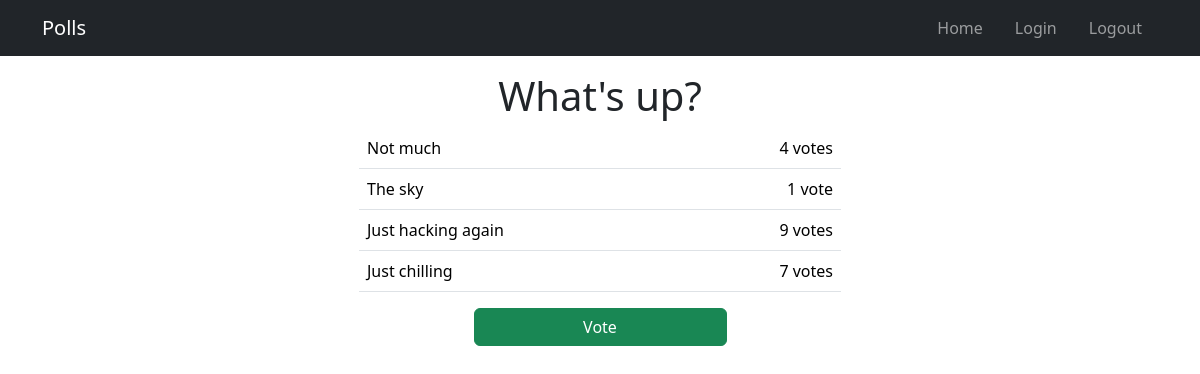
/1/results/, run on the app's committed database.
### main/models.py (models this page shows, shortened)
class Question(models.Model):
    question_text = models.CharField(max_length=200)
    pub_date = models.DateTimeField("date published")

class Choice(models.Model):
    question = models.ForeignKey(Question, on_delete=models.CASCADE)
    choice_text = models.CharField(max_length=200)
    votes = models.IntegerField(default=0)

### main/views.py (the view)
# urls.py: path("<int:question_id>/results/", views.results, name="results"),
def results(request, question_id):
    question = get_object_or_404(Question, pk=question_id)
    return render(request, "main/results.html", {"question": question})

### main/templates/main/results.html
{% extends "main/base.html" %}
{% block content %}
    <div class="container px-5">
        <h1 class="text-center">{{ question.question_text }}</h1>
        <div class="container d-grid col-12 col-md-10 col-lg-6">
            <table class="table">
                {% for choice in question.choice_set.all %}
                <tr>
                    <td>{{ choice.choice_text }}</td>
                    <td class="text-end">{{ choice.votes }} vote{{ choice.votes|pluralize }}</td>
                </tr>
                {% endfor %}
            </table>
        </div>
    </div>
    <div class="container d-grid gap-2 col-3">
        <a class="btn btn-success" href="{% url 'main:detail' question.id %}">Vote</a>
    </div>
{% endblock content %}

### data on the page
Question: question_text "What's up?"
Choice: choice_text "Not much", votes "4"
Choice: choice_text "The sky", votes "1"
Choice: choice_text "Just hacking again", votes "9"
Choice: choice_text "Just chilling", votes "7"
